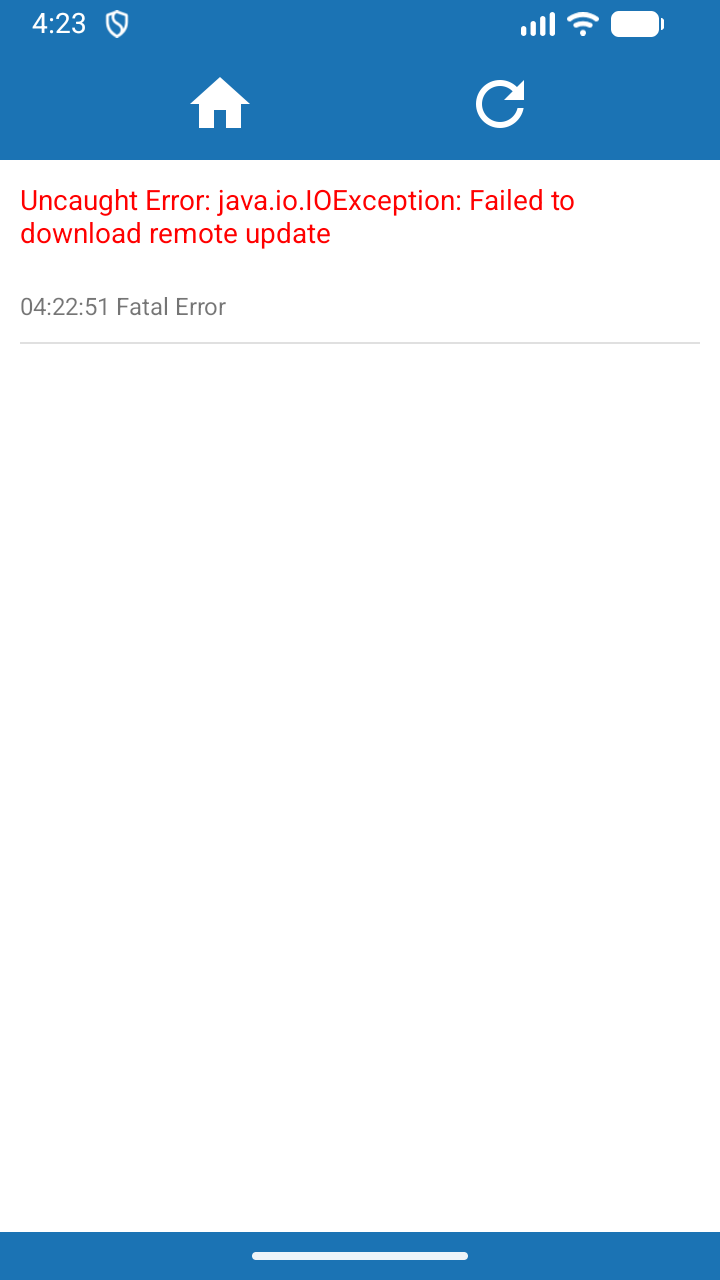
#> input picture artifacts-community-error.png, 720 x 1280 px
$ python build-grade-gifs.py ../artifacts-community-error.png out.png
#> lines starting #> are read from the running program, lines starting #| are printed output that depends on the picture; after the words box and inside, x2 and y2 are one past the last pixel; in counts of white or black regions, pixels touching at a corner belong together
from __future__ import annotations

import argparse
from pathlib import Path

from PIL import Image


FRAME_COUNT = 4
CANVAS_SIZE = 64
CONTENT_SIZE = 56
ALPHA_THRESHOLD = 16
FRAME_DURATION_MS = 280
TRANSPARENT_INDEX = 255


def to_transparent_palette(frame: Image.Image) -> Image.Image:
    alpha = frame.getchannel("A")
    palette_frame = frame.convert("RGB").quantize(
        colors=TRANSPARENT_INDEX,
        method=Image.Quantize.MEDIANCUT,
    )
    palette = palette_frame.getpalette() or []
    palette.extend([0] * (768 - len(palette)))
    palette_frame.putpalette(palette)
    pixels = bytearray(palette_frame.tobytes())
    for index, alpha_value in enumerate(alpha.getdata()):
        if alpha_value <= ALPHA_THRESHOLD:
            pixels[index] = TRANSPARENT_INDEX
    palette_frame.frombytes(bytes(pixels))
    palette_frame.info["transparency"] = TRANSPARENT_INDEX
    palette_frame.info["disposal"] = 2
    return palette_frame


def build_gif(source: Path, destination: Path) -> None:
    strip = Image.open(source).convert("RGBA")
#> strip is the input picture: PIL image 720x1280 RGBA; mean R, G, B, A 219.4, 231.7, 241.8, 255
    frames: list[Image.Image] = []
    for index in range(FRAME_COUNT):
        left = round(index * strip.width / FRAME_COUNT)
        right = round((index + 1) * strip.width / FRAME_COUNT)
        frame = strip.crop((left, 0, right, strip.height))
        alpha = frame.getchannel("A").point(
            lambda value: 255 if value > ALPHA_THRESHOLD else 0
        )
        bounds = alpha.getbbox()
        if bounds is None:
            raise ValueError(f"frame {index} has no visible pixels: {source}")
        content = frame.crop(bounds)
        content.thumbnail((CONTENT_SIZE, CONTENT_SIZE), Image.Resampling.LANCZOS)
        canvas = Image.new("RGBA", (CANVAS_SIZE, CANVAS_SIZE), (0, 0, 0, 0))
        canvas.alpha_composite(
            content,
            ((CANVAS_SIZE - content.width) // 2, CANVAS_SIZE - content.height),
        )
        frames.append(to_transparent_palette(canvas))
#> this loop made 4 passes
#> pass 1, in build_gif, `frame = strip.crop((left, 0, right, strip.height))`:
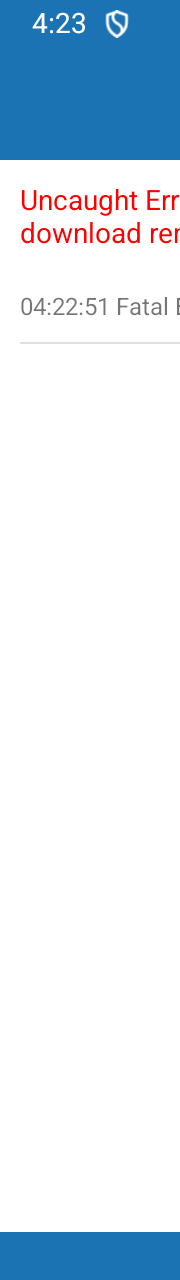
#> frame: PIL image 180x1280 RGBA; mean R, G, B, A 218.1, 230.1, 240.5, 255
#> pass 1, in to_transparent_palette, `alpha = frame.getchannel("A")`:
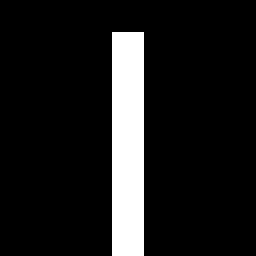
#> alpha: PIL image 64x64 L (shown 4 times larger); 10.9% white; 1 white region, box (x1, y1, x2, y2) and area: (28, 8, 36, 64) 448
#> after the loop:
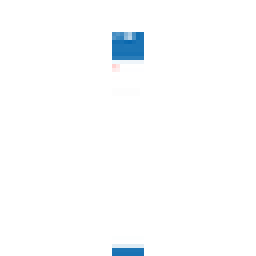
#> canvas: PIL image 64x64 RGBA (shown 4 times larger); mean R, G, B, A 24, 25.5, 26.6, 27.9; transparent parts drawn white
#> after the loop, frames = 4 items

    destination.parent.mkdir(parents=True, exist_ok=True)
    frames[0].save(
        destination,
        save_all=True,
        append_images=frames[1:],
        duration=FRAME_DURATION_MS,
        loop=0,
        disposal=2,
        optimize=False,
        transparency=TRANSPARENT_INDEX,
    )
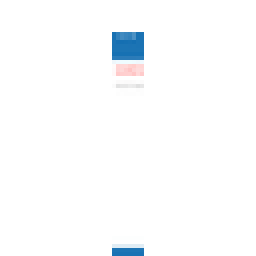
#> saved as out.png: PIL image 64x64 P (shown 4 times larger); mean R, G, B, A 23.8, 25.1, 26.3, 27.9; transparent parts drawn white


def main() -> None:
    parser = argparse.ArgumentParser()
    parser.add_argument("source", type=Path)
    parser.add_argument("destination", type=Path)
    args = parser.parse_args()
    build_gif(args.source, args.destination)


if __name__ == "__main__":
#> (the run stopped early here; a loop or call above may not have finished)
